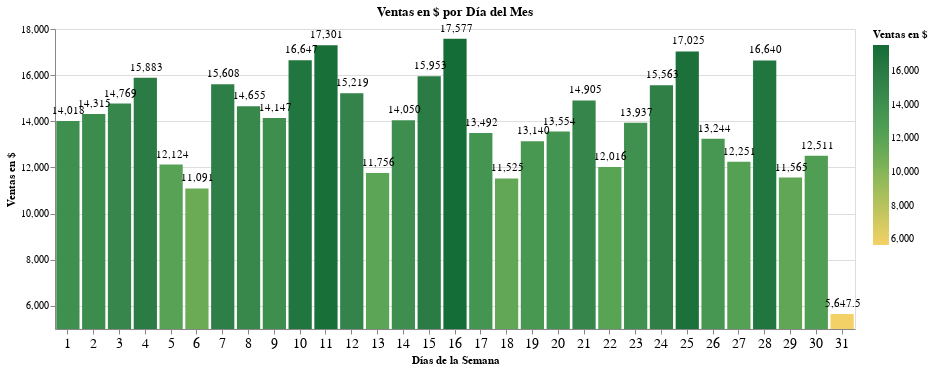

Notebook source saved alongside this figure:
### Code cell
x=alt.X('dia_mes:O', title='Días de la Semana', axis = alt.Axis(labelAngle=0, labelFontSize=14))
tooltip=[alt.Tooltip('dia_mes:O', title='Día'),
         alt.Tooltip('sum(monto_dolar):Q', title='Ventas en $', format='$,.5')]
titulo='Ventas en $ por Día del Mes'

graf_barras_ventas_dol(df_ventas_dol, x, tooltip, titulo, 1)

### Figure 1 — Vega-Lite specification as saved in the notebook (floating-point values rounded to 4 significant figures; data arrays with more than 128 entries replaced by an {"elided": "..."} marker saying what was removed)
{"config": {"view": {"continuousWidth": 400, "continuousHeight": 300}}, "layer": [{"mark": "bar", "encoding": {"color": {"aggregate": "sum", "field": "monto_dolar", "legend": {"title": "Ventas en $"}, "scale": {"scheme": "goldgreen"}, "type": "quantitative"}, "tooltip": [{"field": "dia_mes", "title": "Día", "type": "ordinal"}, {"aggregate": "sum", "field": "monto_dolar", "format": "$,.5", "title": "Ventas en $", "type": "quantitative"}], "x": {"axis": {"labelAngle": 0, "labelFontSize": 14}, "field": "dia_mes", "title": "Días de la Semana", "type": "ordinal"}, "y": {"aggregate": "sum", "axis": {"grid": true, "labelFontSize": 10, "titleAnchor": "middle", "titleAngle": 270}, "field": "monto_dolar", "scale": {"zero": false}, "title": "Ventas en $", "type": "quantitative"}}, "height": 300, "title": "Ventas en $ por Día del Mes", "width": 800}, {"mark": {"type": "text", "dx": 1, "dy": -10, "fill": "black"}, "encoding": {"color": {"aggregate": "sum", "field": "monto_dolar", "legend": {"title": "Ventas en $"}, "scale": {"scheme": "goldgreen"}, "type": "quantitative"}, "text": {"aggregate": "sum", "field": "monto_dolar", "format": ",.5", "title": "Ventas en $", "type": "quantitative"}, "tooltip": [{"field": "dia_mes", "title": "Día", "type": "ordinal"}, {"aggregate": "sum", "field": "monto_dolar", "format": "$,.5", "title": "Ventas en $", "type": "quantitative"}], "x": {"axis": {"labelAngle": 0, "labelFontSize": 14}, "field": "dia_mes", "title": "Días de la Semana", "type": "ordinal"}, "y": {"aggregate": "sum", "axis": {"grid": true, "labelFontSize": 10, "titleAnchor": "middle", "titleAngle": 270}, "field": "monto_dolar", "scale": {"zero": false}, "title": "Ventas en $", "type": "quantitative"}}, "height": 300, "title": "Ventas en $ por Día del Mes", "width": 800}], "data": {"name": "data-a7ec29a1c52efe8cf6aaf89c57d87266"}, "$schema": "https://vega.github.io/schema/vega-lite/v4.17.0.json", "datasets": {"data-a7ec29a1c52efe8cf6aaf89c57d87266": {"elided": "612 records"}}}
